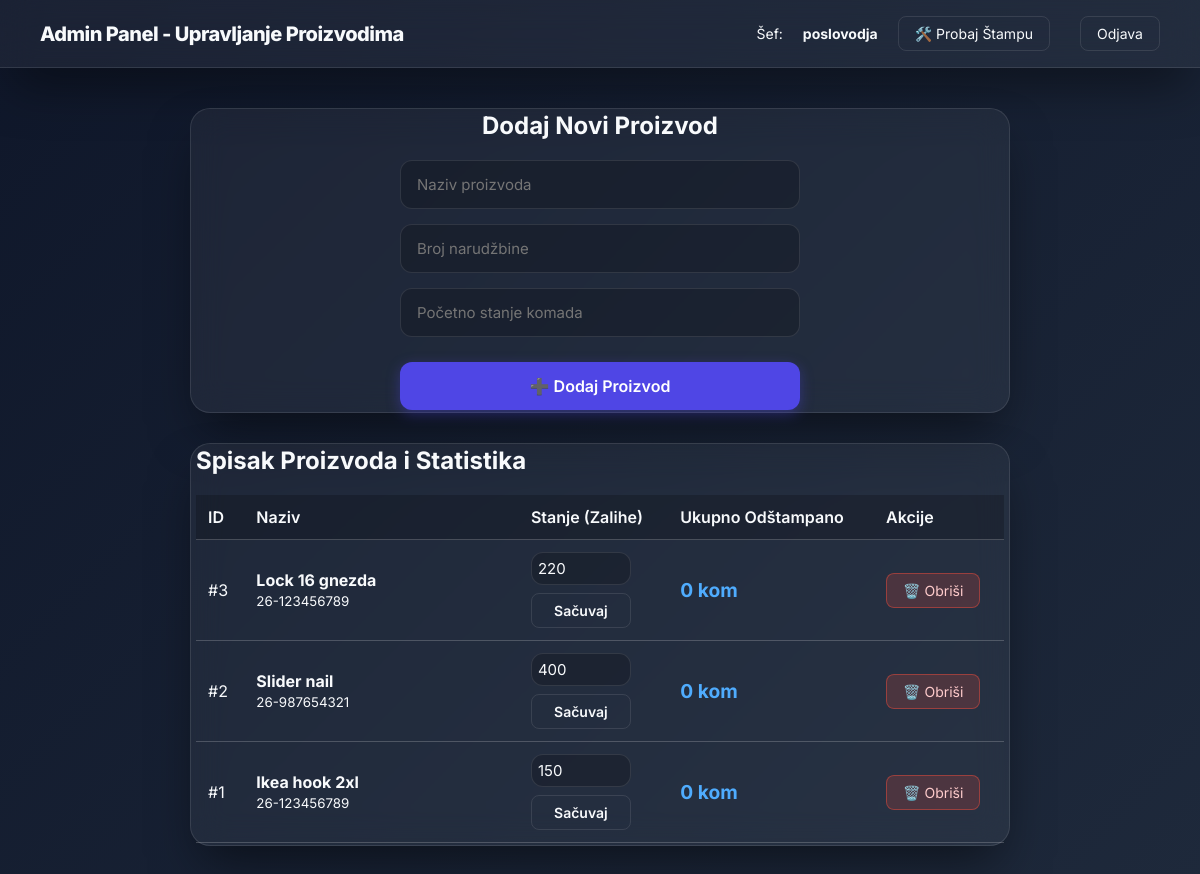
The app's page /app/admin.php (signed in) with its own data.
### tables this page shows
CREATE TABLE IF NOT EXISTS products (
    id INT AUTO_INCREMENT PRIMARY KEY,
    name VARCHAR(100) NOT NULL,
    order_number TEXT,
    available_stock INT NOT NULL DEFAULT 0
);

### app/admin.php (the view, shortened to what this page needs)
<?php
require_once 'db.php';
$stmt = $pdo->query('
    SELECT p.id, p.name, p.order_number, p.available_stock, COALESCE(pq.total_quantity, 0) as printed
    FROM products p
    LEFT JOIN printed_quantities pq ON p.id = pq.product_id
    ORDER BY p.id DESC
');
$products = $stmt->fetchAll();
?>
<!DOCTYPE html>
<html lang="sr">
<head>
    <link rel="stylesheet" href="style.css">
</head>
<body class="dashboard-body">
    <nav class="navbar glass-panel">
        <div class="nav-brand">Admin Panel - Upravljanje Proizvodima</div>
        <div class="nav-user">
            Šef: <strong><?php echo htmlspecialchars($_SESSION['username']); ?></strong>
            <a href="dashboard.php" class="btn-secondary btn-sm" style="margin-right: 10px;">🛠️ Probaj Štampu</a>
            <a href="logout.php" class="btn-secondary btn-sm">Odjava</a>
        </div>
    </nav>
    <main class="container admin-container fade-in">
        <div class="glass-panel" style="text-align: center;">
            <h2 style="margin-bottom: 20px;">Dodaj Novi Proizvod</h2>
            <form action="admin.php" method="POST" style="display: flex; flex-direction: column; gap: 15px; max-width: 400px; margin: 0 auto;">
                <input type="text" name="name" placeholder="Naziv proizvoda" required>
                <input type="text" name="order_number" placeholder="Broj narudžbine">
                <input type="number" name="stock" placeholder="Početno stanje komada" required>
                <button type="submit" class="btn-primary" style="margin-top: 10px;">➕ Dodaj Proizvod</button>
            </form>
        </div>
        <div class="glass-panel" style="margin-top: 30px; width: 100%; box-sizing: border-box;">
            <h2>Spisak Proizvoda i Statistika</h2>
            <div class="table-responsive">
                <table class="admin-table">
                    <thead>
                        <tr>
                            <th>ID</th>
                            <th style="min-width: 250px;">Naziv</th>
                            <th>Stanje (Zalihe)</th>
                            <th>Ukupno Odštampano</th>
                            <th>Akcije</th>
                        </tr>
                    </thead>
                    <tbody>
                        <?php foreach ($products as $p): ?>
                        <tr>
                            <td>#<?php echo $p['id']; ?></td>
                            <td><strong><?php echo htmlspecialchars($p['name']); ?></strong><br><small><?php echo htmlspecialchars($p['order_number']); ?></small></td>
                            <td>
                                <form action="admin.php" method="POST" style="display: flex; flex-direction: column; gap: 8px;">
                                    <input type="number" name="new_stock" value="<?php echo $p['available_stock']; ?>" style="width: 100px; padding: 6px;">
                                    <button type="submit" class="btn-secondary btn-sm" style="width: 100px;">Sačuvaj</button>
                                </form>
                            </td>
                            <td>
                                <span style="font-size: 1.2em; font-weight: bold; color: #4facfe;">
                                    <?php echo $p['printed']; ?> kom
                                </span>
                            </td>
                            <td>
                                <a href="admin.php?action=delete&id=<?php echo $p['id']; ?>" class="btn-secondary btn-sm" onclick="return confirm('Da li ste sigurni? Obrisaće se i sva istorija štampe za ovo!');" style="background: rgba(231, 76, 60, 0.2); border-color: rgba(231, 76, 60, 0.5); color: #ffcccc;">🗑️ Obriši</a>
                            </td>
                        </tr>
                        <?php
endforeach; ?>
                    </tbody>
                </table>
            </div>
        </div>
    </main>
</body>
</html>

### app/style.css (style rules this page uses)
:root { --primary: #4F46E5; --primary-hover: #4338CA; --secondary: #10B981; --bg-gradient-start: #0F172A; --bg-gradient-end: #1E293B; --surface-glass: rgba(255, 255, 255, 0.05); --surface-border: rgba(255, 255, 255, 0.1); --text-primary: #F8FAFC; --text-secondary: #94A3B8; --error: #EF4444; }
* { box-sizing: border-box; margin: 0; padding: 0; }
body { font-family: 'Inter', sans-serif; color: var(--text-primary); background: linear-gradient(135deg, var(--bg-gradient-start), var(--bg-gradient-end)); min-height: 100vh; display: flex; flex-direction: column; overflow-x: hidden; }
.glass-panel { background: var(--surface-glass); backdrop-filter: blur(16px); -webkit-backdrop-filter: blur(16px); border: 1px solid var(--surface-border); border-radius: 20px; box-shadow: 0 25px 50px -12px rgba(0, 0, 0, 0.5); padding: 2px 5px; }
input, select { width: 100%; padding: 14px 16px; background: rgba(0, 0, 0, 0.2); border: 1px solid var(--surface-border); border-radius: 12px; color: var(--text-primary); font-size: 15px; font-family: 'Inter', sans-serif; transition: all 0.3s ease; }
button { width: 100%; padding: 14px; border: none; border-radius: 12px; font-family: 'Inter', sans-serif; font-size: 16px; font-weight: 600; cursor: pointer; transition: all 0.3s ease; }
.btn-primary { background: var(--primary); color: white; box-shadow: 0 4px 14px 0 rgba(79, 70, 229, 0.39); }
.btn-secondary { background: transparent; border: 1px solid var(--surface-border); color: var(--text-primary); }
.btn-sm { padding: 8px 16px; font-size: 14px; width: auto; border-radius: 8px; text-decoration: none; display: inline-block; }
.navbar { display: flex; justify-content: space-between; align-items: center; padding: 16px 40px; border-radius: 0; border-left: none; border-right: none; border-top: none; }
.nav-brand { font-weight: 800; font-size: 20px; letter-spacing: -0.5px; }
.nav-user { display: flex; align-items: center; gap: 20px; font-size: 14px; }
.container { padding: 40px; flex: 1; display: flex; justify-content: center; align-items: center; }
.fade-in { animation: fadeIn 0.6s ease-out; }

### app/admin.php (style rules this page uses)
.admin-table { width: 100%; border-collapse: collapse; margin-top: 20px; }
.admin-table th, .admin-table td { padding: 12px; text-align: left; border-bottom: 1px solid rgba(255,255,255,0.2); }
.admin-table th { background: rgba(0,0,0,0.2); font-weight: 600; }
.admin-container { max-width: 900px; margin: 0 auto; flex-direction: column; align-items: stretch; width: 100%; }
.table-responsive { width: 100%; overflow-x: auto; -webkit-overflow-scrolling: touch; }

### records on screen
products: id "3", name "Lock 16 gnezda", order_number "26-123456789", new_stock "220", printed "0"
products: id "2", name "Slider nail", order_number "26-987654321", new_stock "400", printed "0"
products: id "1", name "Ikea hook 2xl", order_number "26-123456789", new_stock "150", printed "0"

### other values on screen
$_SESSION['username'] "poslovodja"
